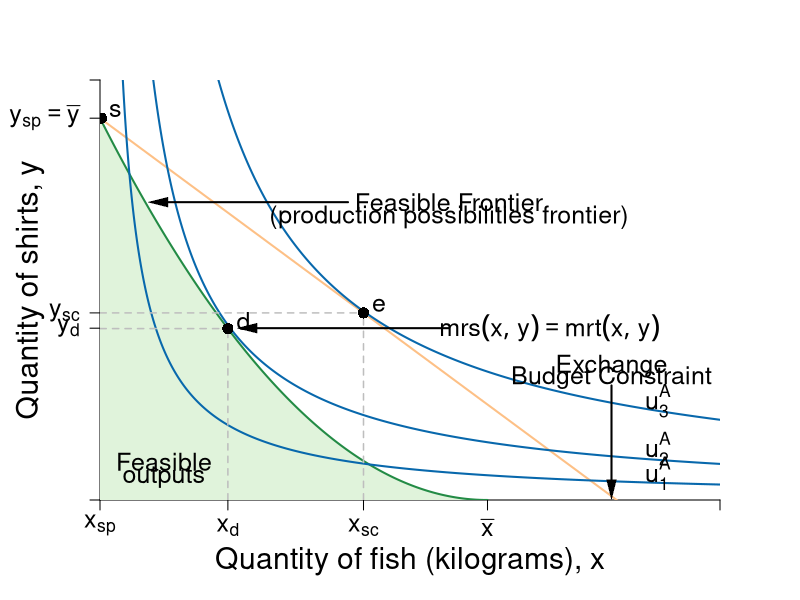

Write R code to recreate this figure.
#Graph Designer: Simon Halliday
#Authors: Bowles, Foley and Halliday
#Title: Coordination, Conflict and Competition: A Text in Microeconomics

require(shape)
pdf(file = "specprodexch/ppf_eos_indiff.pdf", width = 9, height = 9)

#Set parameters for graphics
pointsize <- 1.8
axislabelsize <- 1.8
labelsize <- 1.5
namesize <- 1.8
annotatesize <- 1.5
graphlinewidth <- 2
segmentlinewidth <- 1.5

COL <- c("#7fc97f", "#beaed4", "#fdc086", "#ffff99", "#386cb0", "#f0027f", "#bf5b17", "#666666")
COLA <- c("#e0f3db", "#99d8c9","#66c2a4","#41ae76", "#238b45", "#005824")
COLB <- c("#4eb3d3", "#2b8cbe", "#0868ac","#084081")

#Edited the margins to cater for the larger LHS labels
par(mar =  c(5, 5, 4, 4))

#Change this to make it log of l 

# ppf <- function(l, k = 0.5) {
#   k * (1/l)
# }

ppf <- function(fish, k = 10/25, alpha = 2, maxfish = 5) {
  k * (fish - maxfish)^alpha 
}
# 
# fishProd <- function(l, k = 0.5){
#   (-k)*l
# }
# 
# feasibleLabor <- function(l, time = 10){
#   -time - l
# }
# 
# manufactureProd <- function(l, k = 0.1, alpha = 2){
#   k * (-l)^alpha
# }

uFn <- function(x, y, alpha = 0.5){
  (x^alpha)*(y^(1-alpha))
}

budgetExchange <- function(x, yintercept = 12, slope = 1){
  yintercept - slope * x
}

xlims <- c(0, 8)
ylims <- c(0, 11)

npts <- 501 
x <- seq(xlims[1], xlims[2], length.out = npts)
y <- seq(ylims[1], ylims[2], length.out = npts) 
a <- c(1.8, 2.75, 4.1)

plot(0, 0, xlim = xlims, ylim = ylims, type = "n",
     xlab = expression(paste("")),
     ylab = expression(paste("")), 
     xaxt = "n", 
     yaxt = "n", 
     cex.lab = axislabelsize, 
     bty = "n", 
     xaxs="i", 
     yaxs="i"
)

# ticksy <- seq(from = 0, to = ylims[2], by = 1)
# ylabels <- seq(from = 0, to = ylims[2], by = 1)
# ticksx <- seq(from = 0, to = xlims[2], by = 1)
# xlabels <- seq(from = 0, to = xlims[2], by = 1)
ticksy <- c(ylims[1], 4.5, 4.9, 10, ylims[2])
ylabels <- c(NA, expression(paste(y[d])), expression(paste(y[sc])),expression(paste(y[sp] == bar(y)))   , NA)
ticksx <- c(xlims[1], 1.65, 3.4, 5,  xlims[2])
xlabels <- c(expression(paste(x[sp])), expression(paste(x[d])), expression(paste(x[sc])), expression(paste(bar(x))), NA)


axis(1, at = ticksx, pos = 0, labels = xlabels, cex.axis = labelsize)
axis(2, at = ticksy, pos = 0, labels = ylabels, las = 1, cex.axis = labelsize)

npts <- 500 
xx1 <- seq(0, 5, length.out = npts)
xx2 <- seq(0, xlims[2], length.out = npts)
xx3 <- seq(xlims[1], 0, length.out = npts)
xx4 <- seq(-11, 0, length.out = npts)

#Draw the polygon for shading the feasible set
xpoly1 <- seq(from = 0, to = 5, length.out = 500)
ypoly1 <- ppf(xpoly1, k = 10/25, alpha = 2, maxfish = 5)
polygon(x = c(xpoly1, rev(xpoly1[1])), y = c(ypoly1, rev(ypoly1)[1]), col=COLA[1], density=NULL, border = NA)

#Draw the graphs
lines(xx1, ppf(xx1, k = 10/25, alpha = 2, maxfish = 5), col = COLA[5], lwd = graphlinewidth)
lines(xx2, budgetExchange(xx2,  yintercept = 10, slope = 1.5), col = COL[3], lwd = graphlinewidth)
#lines(xx3, feasibleLabor(xx3, time = 10), col = COL[3], lwd = graphlinewidth)
#lines(xx4, manufactureProd(xx4, k = 0.1, alpha = 2), col = COLB[4], lwd = graphlinewidth)

#Label axes
mtext(expression(paste("Quantity of fish (kilograms), ", x)), side = 1, line = 3, cex = axislabelsize)
text(-0.9, 0.5*ylims[2], expression(paste("Quantity of shirts, ", y)), xpd = TRUE, cex = axislabelsize, srt = 90) 


contour(x, y, 
        outer(x, y, uFn),
        drawlabels = FALSE,
        col = COLB[3],
        lwd = graphlinewidth,
        levels = a, 
        xaxs="i", 
        yaxs="i", 
        add = TRUE)

#Label the indifference curves
text(7.2, 0.7, expression(u[1]^A), cex = labelsize)
text(7.2, 1.35, expression(u[2]^A), cex = labelsize)
text(7.2, 2.6, expression(u[3]^A), cex = labelsize)

#Label point d
text(1.65 + 0.2, ppf(fish = 1.65) +.2, expression(d), cex = labelsize)
segments(1.65, 0, 1.65, ppf(fish = 1.65), lty = 2, col = "gray", lwd = segmentlinewidth)
segments(0, ppf(fish = 1.65), 1.65, ppf(fish = 1.65, k = 10/25, alpha = 2, maxfish = 5), lty = 2, col = "gray", lwd = segmentlinewidth)
points(1.65, ppf(fish = 1.65), pch = 16, col = "black", cex = 1.5)

#Label point e
text(3.4 + 0.2, budgetExchange(3.4,  yintercept = 10, slope = 1.5) +.2, expression(e), cex = labelsize)
segments(3.4, 0, 3.4, budgetExchange(3.4,  yintercept = 10, slope = 1.5), lty = 2, col = "gray", lwd = segmentlinewidth)
segments(0, budgetExchange(3.4,  yintercept = 10, slope = 1.5), 3.4, budgetExchange(3.4,  yintercept = 10, slope = 1.5), lty = 2, col = "gray", lwd = segmentlinewidth)
points(3.4, budgetExchange(3.4,  yintercept = 10, slope = 1.5), pch = 16, col = "black", cex = 1.5)

#Label point s
text(0.2, 10.2, expression(s), cex = labelsize)
points(0.02, 10, pch = 16, col = "black", cex = 1.5)

#Label the feasible frontier
text(4.5, 7.8, expression("Feasible Frontier"), cex = labelsize)
text(4.5, 7.4, expression("(production possibilities frontier)"), cex = labelsize)
Arrows(3.2, 7.8, 0.75, 7.8, col = "black", lty = 1, lwd = 2, arr.type = "triangle", arr.lwd = 0.5)


#Label the exchange constraint
text(6.6, 3.5, expression("Exchange"), cex = labelsize)
text(6.6, 3.2, expression("Budget Constraint"), cex = labelsize)
Arrows(6.6, 3, 6.6, 0.275, col = "black", lty = 1, lwd = 2, arr.type = "triangle", arr.lwd = 0.5)

#Label mrt = mrs
text(5.8, 4.5, expression(paste(mrs(x,y) == mrt(x,y))), cex = labelsize)
Arrows(4.5, 4.5, 1.9, 4.5, col = "black", lty = 1, lwd = 2, arr.type = "triangle", arr.lwd = 0.5)

text(0.825, 1, expression("Feasible"), cex = labelsize)
text(0.825, 0.6, expression("outputs"), cex = labelsize)

dev.off()
